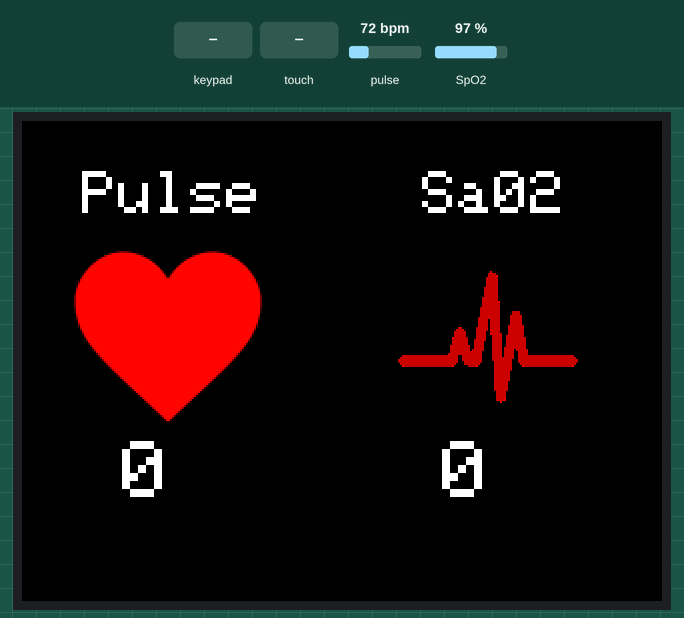
This sketch was run on a simulated ESP32. Shown: 320×240 colour display. The test bench sets the inputs (shaded band); at power-on: pulse 72 bpm, SpO2 97 %. The local clock reads 2024-03-15 10:24:30 at power-on unless the sketch sets it; storage starts empty; what the sketch prints to the serial monitor is not drawn.

Above: at 1.6 s.
1.7 s: key 'B' pressed
At 2.6 s:
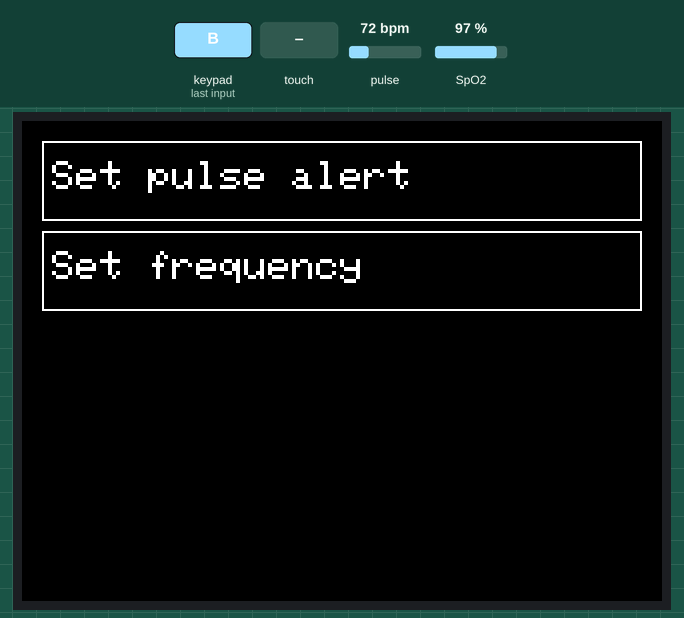
3.4 s: touch panel pressed at 13 % / 10 % of its raw x / y range
At 4.2 s:
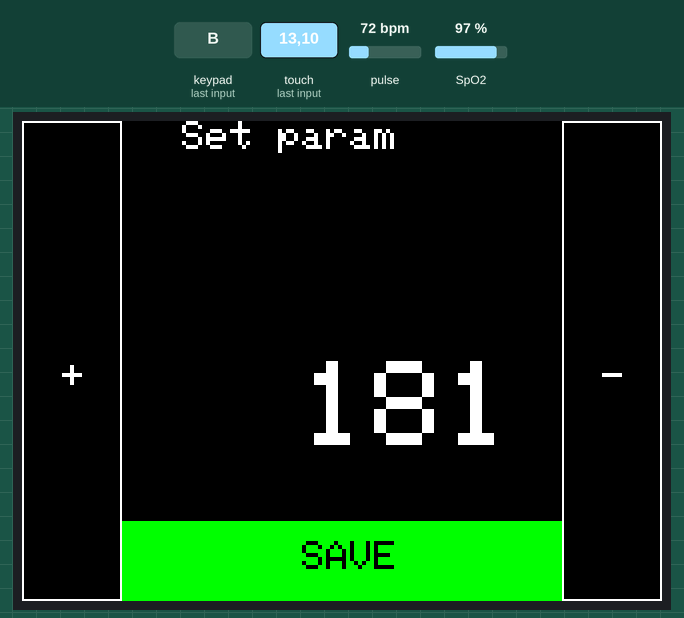
5.0 s: key 'A' pressed
At 6.1 s:
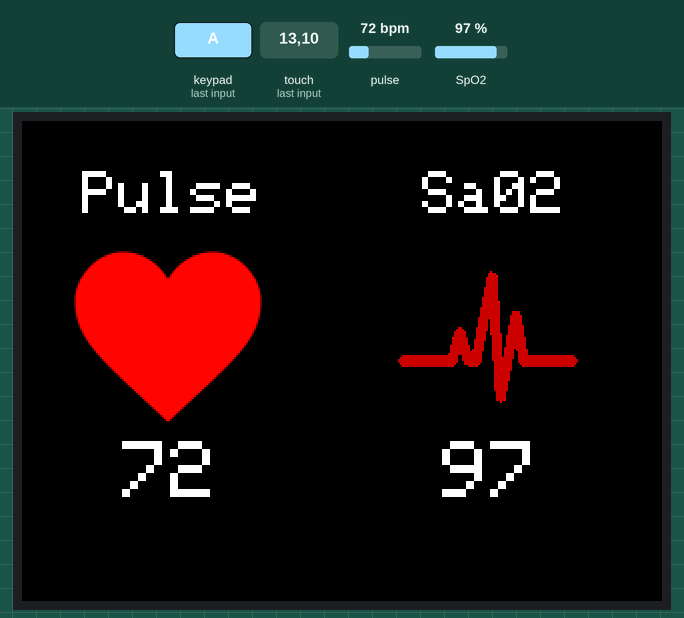
6.8 s: touch panel pressed at 38 % / 10 % of its raw x / y range
At 7.8 s:
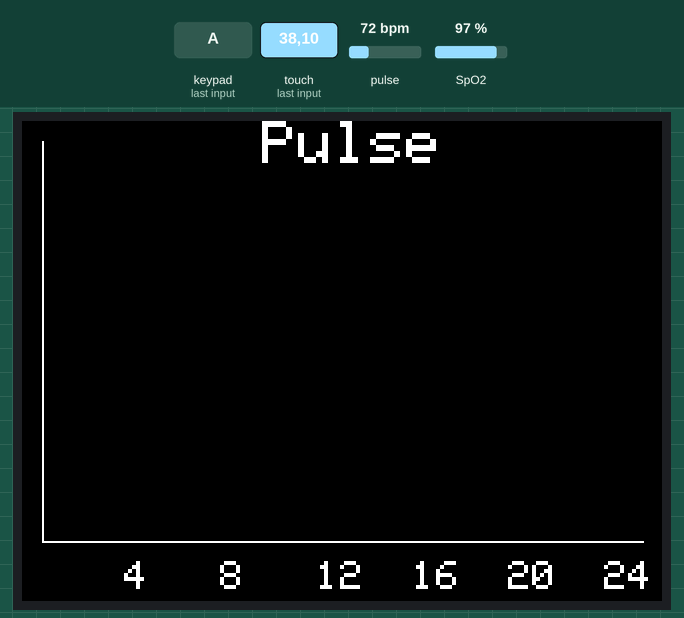
8.3 s: key 'C' pressed
At 9.2 s:
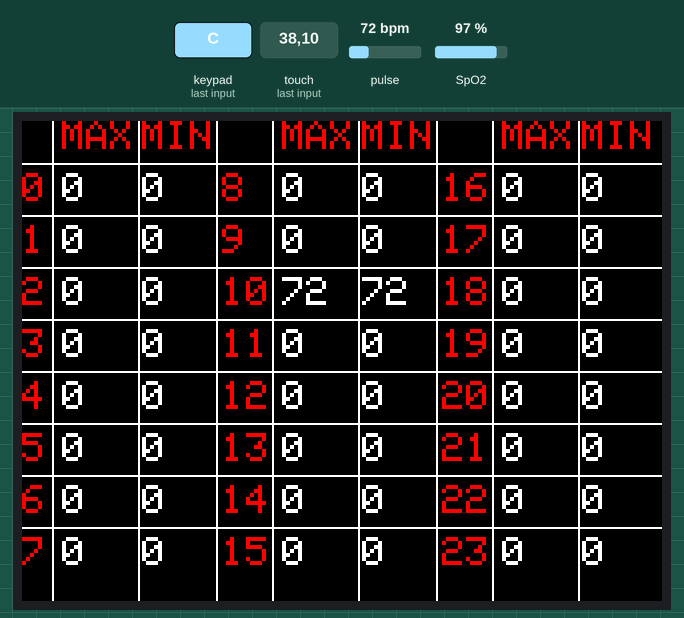
10.0 s: touch panel pressed at 13 % / 90 % of its raw x / y range
At 11.5 s:
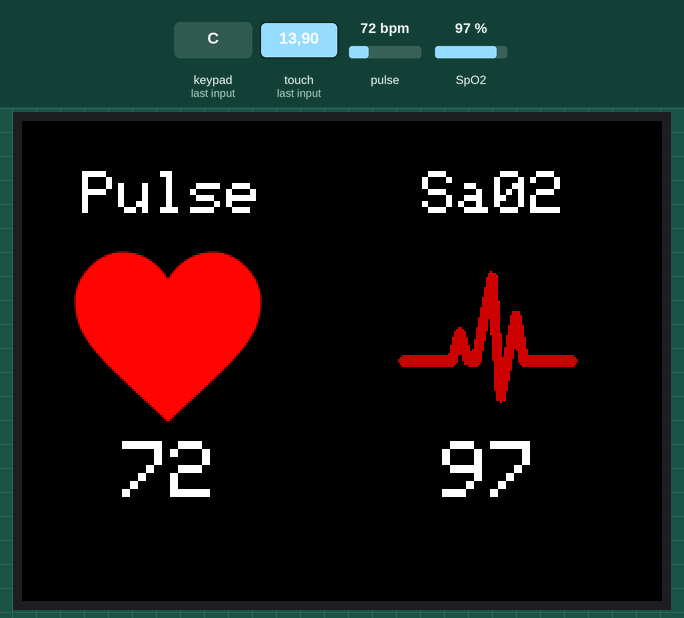
Timing chart, 0 to 12.6 s (numbered marks = the images above; inputs shaded):
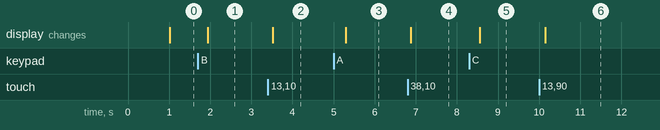

The sketch:

projekt1.ino
```cpp
#include <M5Core2.h>
#include <Wire.h>
#include "MAX30100_PulseOximeter.h"
#include "heart1.h"
#include "pulse1.h"
#include "FS.h"
#include "SD.h"
#include "SPI.h"

#define MAIN_HEIGHT 200
#define BUTTOM_HEIGHT 40
#define MAIN_WIDTH 150

#define REPORTING_PERIOD_MS 1000

//Struktura do zapisu danych
struct Data {
  uint8_t max; //maksymalna wartosc
  uint8_t min; //minimalna wartosc
};

//Data oraz godzina
RTC_TimeTypeDef RTCtime;
RTC_DateTypeDef RTCDate;

//GLOWNE DANE PROGRAMOWE
struct Data PULSE[24]; //Lista typu Data do zapisu parametrow pulsu z dnia
struct Data SPO2[24]; //Lista typu Data do zapisu parametrow SpO2 z dnia
uint8_t Heart_rate = 0; //Puls chwilowy
uint8_t Spo2 = 0; //SpO2 chwilowe
uint8_t frequency = 1; //Czestotliwosc pomiarow, co ile sekund
uint8_t alert_lv = 180; //Poziom alertu pulsu
uint32_t tsLastReport = 0; //Wartosc czasowa ostatniego pomiaru
uint32_t tsLastSave = 0; // Wartość czasowa ostatniego zapisu
char* screenType[2] = {"Pulse", "Sa02"};

//STANY
bool touchPressed = false;
bool isHomeScreen = true;
bool isSettingsScreen = false;
bool isChangeParamScreen = false;
bool isGraphScreen = false;


//ZMIENNE POMOCNICZE
char path[32]; //buffor na sciezke do pliku
char buff[1012]; //buffor na dane z pliku
uint8_t *changing_param = NULL; //zmienna na wskaznik zmienianego parametru
uint8_t changing_param_value; //Zmienna na wartosc zmienianiego parametru
uint8_t chosenType = 0; //Wybrany typ PULSE, SPO2
TouchPoint_t touchPos;

//CZUJNIKI
PulseOximeter pox;

///PRZYCISKI WIRTUALNE

//Przyciski ekranu startowego
HotZone Btn_Pulse(10, 0, 10 + MAIN_WIDTH, MAIN_HEIGHT); //Przejscie do wykresu plusu
HotZone Btn_Sa02(160, 0, 160 + MAIN_WIDTH, MAIN_HEIGHT); //Przejscie do wykresu SPO2

//Przyciski ekranu ustawień
HotZone Btn_Option1(10, 10, 300, 50); //Przejscie do ustawień poziomu alertu
HotZone Btn_Option2(10, 55, 300, 95); //Przejscie do ustawień czestotliwości

//Przyciski ekranu zmiany wartości parametru
HotZone Btn_Save(50, 200, 270, 240); //Zapis wartości
HotZone Btn_Up(0, 0, 50, 240); //Zwiększenie wartości
HotZone Btn_Dn(270, 0, 320, 240); //Zmniejszenie wartości

//Przyciski emitujące dedykowane przyciski
HotZone Btn_A(0, 200, 100, 240); //Przycisk A
HotZone Btn_B(110, 200, 210, 240); //Przycisk B
HotZone Btn_C(220, 200, 320, 240); //Przycisk C

//Funkcja do restartowania stanow
void resetState()
{
  isHomeScreen = false;
  isSettingsScreen = false;
  isChangeParamScreen = false;
  isGraphScreen = false;
}

//Funkcja potrzebna do działania czujnika
void onBeatDetected()
{
  printHRandSPO2(true);
}

void printHRandSPO2(bool beat)
{
    if( (int)pox.getHeartRate() < 220 && (int)pox.getHeartRate() > 0)
      Heart_rate = (int)pox.getHeartRate();

    if(pox.getSpO2() < 100 && pox.getSpO2() > 0)
      Spo2 = pox.getSpO2();
}

//**************************************//
//*** OBSLUGA PLIKU I DANYCH Z PLIKU ***//
//**************************************//

//Funkcja do odczytu danych z pliku
void readDataFromFile(int type)
{
  sprintf(buff, "\0");
  M5.Rtc.GetDate(&RTCDate);
  //Przygotowanie sciezki do pliku na podstawie daty oraz parametru
  sprintf(path, "/%02d_%02d_%02d_%s.txt", RTCDate.Date, RTCDate.Month, RTCDate.Year, screenType[type]);

  //Otwarcie pliku do odczytu
  File myFile = SD.open(path);

  if (myFile) {
    Serial.println("OPEN FILE");
    int i = 0;
    while(myFile.available())
    {
      //Pobieranie znaku z pliku
      char inChar = myFile.read();
      //Wpisanie znaku do buffora
      buff[i] = inChar;
      i++;
    }
    buff[i] = '\0';
    //Zamkniecie pliku
    myFile.close();
    Serial.println("CLOSE FILE");

  } else
  {
    Serial.println("Failed to open file for reading");
  }
}

//Funkcja do zapisu zmiennych z buffora do tablicy danych
void saveDataFromFile(struct Data toSave[]) {
  char param[4] = "   ";
  uint8_t data[3];
  uint8_t data_l = 0;
  uint8_t i = 0;
  for(int z = 0; buff[z] != '\0'; z++)
  {
    //Gdy znak jest spacja, nowa linia lub zakonczeniem pliku
    //wpisz dane do tablicy
    if(buff[z] == ' ' || buff[z] == '\n' || buff[z] == '\0')
    {
      data[data_l] = atoi(param);
      data_l++;
      if(data_l > 2)
      {
        data_l = 0;
        toSave[data[0]].max = data[1];
        toSave[data[0]].min = data[2];
      }
      param[1] = ' ';
      i = 0;
    }
    //Wpisywanie znaków do buffora
    else
    {
      param[i] = buff[z];
      i++;
    }
  }
}

void readAndSave(struct Data toSave[], int type)
{
  readDataFromFile(type);
  saveDataFromFile(toSave);
}

//Funkcja do nadpisywania danych z tablicy do pliku
void saveDataToFile(int type) {

  //Wczytanie danych z pliku do buffora
  readDataFromFile(type);

  //Wczytanie ostatniej lini z buffora
  char *lastLine = strrchr(buff, '\n');
  uint8_t N = RTCtime.Hours;

  //Modyfikowanie ostatniej lini
  sprintf(lastLine, "%d %d %d", N, PULSE[N].max, PULSE[N].min);

  //Serial.println(lastLine);

  //Otworzenie pliku z obcją pisanie
  File myFile = SD.open("/example.txt", FILE_WRITE);
  if (!myFile) {
    Serial.println("Failed to open file for writing");
    return;
  }

  //Wpisanie zmodyfikowanego buffora do pliku
  myFile.print(buff);

  //Zamkniecie pliku
  myFile.close();
}


//Funcja do przypisania dancy do tablicy
void saveParameters()
{
  M5.Rtc.GetTime(&RTCtime); //odczytanie i przypisanie godziny do zmiennej
  uint8_t N = RTCtime.Hours;

  if(PULSE[N].max != NULL && PULSE[N].min != NULL && Heart_rate > 30)
  {
    if(Heart_rate > PULSE[N].max) PULSE[N].max = Heart_rate;
    if(Heart_rate < PULSE[N].min) PULSE[N].min = Heart_rate;
  }
  else
  {
    PULSE[N].max = Heart_rate;
    PULSE[N].min = Heart_rate;
  }

  if(SPO2[N].max != NULL && SPO2[N].min != NULL && Spo2 > 30)
  {
    if(Spo2 > SPO2[N].max) SPO2[N].max = Spo2;
    if(Spo2 < SPO2[N].min) SPO2[N].min = Spo2;
  }
  else
  {
    SPO2[N].max = Spo2;
    SPO2[N].min = Spo2;
  }
}

//************************//
//*** FUNKCJE RYSUJĄCE ***//
//************************//

//Funkcja do rysowania ekranu startowego
void drawStartingScreen()
{
  resetState();
  isHomeScreen = true;
  M5.Lcd.clear();
  M5.Lcd.setTextSize(3);


  M5.Lcd.setCursor(30, 25);
  M5.Lcd.print("Pulse");

  M5.Lcd.setCursor(200, 25);
  M5.Lcd.print("Sa02");

  M5.Lcd.drawBitmap(25, 60, 96, 96, heart1); //rysowanie ikony pulsu
  M5.Lcd.drawBitmap(185, 60, 96, 96, pulse1); //rysowanie ikony dla SpO2
}

//Funkcja wypisujaca wartosci chwilowe na ekranie startowym
void drawParameters()
{
    M5.Lcd.fillRect(0, 160, 320, 40, BLACK);
    M5.Lcd.setTextSize(4);

    //Wypisywanie parametru pulsu na ekranie
    M5.Lcd.setCursor(50, MAIN_HEIGHT - 40);
    M5.Lcd.print(Heart_rate);

    //Wypisywanie parametru SpO2 na ekranie
    M5.Lcd.setCursor(210, MAIN_HEIGHT - 40);
    M5.Lcd.print(Spo2);

    //Sprawdzanie czy wlaczyc alert
    vibrationAlert(Heart_rate);
}

//Funkcja do rysowania osi na wykresie
void drawAxes()
{
  M5.Lcd.drawLine(10, 10, 10, 210, WHITE);
  M5.Lcd.drawLine(10, 210, 310, 210, WHITE);
}

//Funkcja rysujaca wykres slupkowy, parametry przyjmowane
//struktura danych oraz typ 0 -> PULSE, 1 -> SPO2
void  drawGraph(struct Data toDraw[], int type) {
  uint8_t max = 0;

  //Ustawianie skali do wykresow
  if(type == 0) max = 220; //220 zakladane maksymalne tetno
  if(type == 1) max = 100; //SPO2 podawane jest w %

  //toDraw[23].min = 50;

  for(int i=0; i<24; i++)
  {
    if(toDraw[i].max != NULL && toDraw[i].min != NULL &&  toDraw[i].max + toDraw[i].min != 0)
    {
      uint8_t y0 = 10 + ((max - toDraw[i].max)*200)/max; //y0 slupka
      uint8_t height = ((toDraw[i].max - toDraw[i].min)*200)/max; //wysokosc slupka
      M5.Lcd.fillRoundRect(15 + 12*i, y0, 8, height, 0, RED);
    }

    //Rysowanie wartosci na osi Y
    if( i%4 == 3)
    {
      M5.Lcd.setTextSize(2);
      M5.Lcd.setCursor(15 + 12*i, 220);
      M5.Lcd.print(i+1);
    }
  }
}

//Funkcja do rysowania ekrany z wykresem
void drawGraphScreen(int type)
{
  chosenType = type;
  resetState();
  isGraphScreen = true;
  M5.Lcd.fillScreen(BLACK);
  M5.Lcd.setTextSize(3);
  M5.Lcd.setCursor(120, 0);
  M5.Lcd.print(screenType[type]);
  drawAxes();
  if(type == 0) drawGraph(PULSE, type);
  if(type == 1) drawGraph(SPO2, type);

}

//Funkcja do rysowania ekranu ustawien
void drawSettingsScreen()
{
  resetState();
  isSettingsScreen = true;
  M5.Lcd.clear();
  M5.Lcd.setTextDatum(5);
  M5.Lcd.setTextSize(2);

  //Wizalizacja przycisku do ustawiania poziomu alertu
  M5.Lcd.drawRect(10, 10, 300, 40, WHITE);
  M5.Lcd.setCursor(15, 20);
  M5.Lcd.print("Set pulse alert");

  //Wizalizacja przycisku do ustawiania czestotliwosci pomiaru
  M5.Lcd.drawRect(10, 55, 300, 40, WHITE);
  M5.Lcd.setCursor(15, 65);
  M5.Lcd.print("Set frequency");
}

//Funkcja do rysowania ekranu zmiany parametru
void drawChangeParamScreen()
{
  resetState();
  isChangeParamScreen = true;
  M5.Lcd.clear();
  M5.Lcd.setCursor(80, 0);
  M5.Lcd.print("Set param");

  //Wizalizacja przycisku akceptacji zapisu
  M5.Lcd.fillRect(50, 200, 220, 40, GREEN);
  M5.Lcd.setTextColor(BLACK);
  M5.Lcd.setCursor(140, 210);
  M5.Lcd.print("SAVE");

  //Wizalizacja przycisku zwiekszania wartosci
  M5.Lcd.drawRect(0, 0, 50, 240, WHITE);
  M5.Lcd.setTextColor(WHITE);
  M5.Lcd.setCursor(20, 120);
  M5.Lcd.print("+");

  //Wizalizacja przycisku zmniejszania wartosci
  M5.Lcd.drawRect(270, 0, 50, 240, WHITE);
  M5.Lcd.setCursor(290, 120);
  M5.Lcd.print("-");
  //Rysowanie wartosc zmienianiego parametru
  newParamValue();
}

//Funkcja do rysowania parametru z ekranu zmiany
void newParamValue()
{
  M5.Lcd.setTextSize(6);
  M5.Lcd.setCursor(140, 120);
  M5.Lcd.fillRect(100, 100, 150, 80, BLACK);
  M5.Lcd.print(changing_param_value);
  M5.Lcd.setTextSize(2);
}

//Funkcja do rysowania tebeli z wartosciami w zaleznisci
//od wybranego parametru
void drawTable(struct Data data[])
{
  M5.Lcd.clear();
  M5.Lcd.setTextSize(2);
  M5.Lcd.setTextColor(RED);

  //Wypisywanie MAX i MIN do tabeli
  for(int i = 0; i < 3; i++)
  {
    M5.Lcd.setCursor(20 + 110*i,0);
    M5.Lcd.print("MAX");

    M5.Lcd.setCursor(60 + 110*i,0);
    M5.Lcd.print("MIN");
  }

  //Rysowanie lin pionowych
  M5.Lcd.drawLine(15, 0, 15, 240, WHITE);
  M5.Lcd.drawLine(97, 0, 97, 240, WHITE);
  M5.Lcd.drawLine(125, 0, 125, 240, WHITE);
  M5.Lcd.drawLine(207, 0, 207, 240, WHITE);
  M5.Lcd.drawLine(235, 0, 235, 240, WHITE);
  M5.Lcd.drawLine(58, 0, 58, 240, WHITE);
  M5.Lcd.drawLine(168, 0, 168, 240, WHITE);
  M5.Lcd.drawLine(278, 0, 278, 240, WHITE);

  for(int i = 0; i < 24; i++)
  {
    M5.Lcd.setTextColor(WHITE);

    //Rysowanie pierwszej kolumny
    if(i<8)
    {
      M5.Lcd.drawLine(0, 26*i + 21, 320, 26*i + 21, WHITE);
      M5.Lcd.setCursor(20, 26*i + 26);
      M5.Lcd.print(data[i].max);
      M5.Lcd.setCursor(60, 26*i + 26);
      M5.Lcd.print(data[i].min);
      M5.Lcd.setCursor(0, 26*i + 26);

    } else if(i<16) //Rysowanie drugiej kolumny
    {
      M5.Lcd.setCursor(130, 26*(i-8) + 26);
      M5.Lcd.print(data[i].max);
      M5.Lcd.setCursor(170, 26*(i-8) + 26);
      M5.Lcd.print(data[i].min);
      M5.Lcd.setCursor(100, 26*(i-8) + 26);
    }
    else //Rysowanie trzeciej kolumny
    {
      M5.Lcd.setCursor(240, 26*(i-16) + 26);
      M5.Lcd.print(data[i].max);
      M5.Lcd.setCursor(280, 26*(i-16) + 26);
      M5.Lcd.print(data[i].min);
      M5.Lcd.setCursor(210, 26*(i-16) + 26);
    }
    M5.Lcd.setTextColor(RED);

    //Wypisanie godziny do tabeli
    M5.Lcd.print(i);
  }
  M5.Lcd.setTextColor(WHITE);
}

//Funkcja do rysowania ekranu z tabela
void drawTableScreen(int type)
{
  if(type == 0) drawTable(PULSE);
  if(type == 1) drawTable(SPO2);
}

void vibrationAlert(int hr)
{
  if(hr > alert_lv) M5.Axp.SetLDOEnable(3, true);
  else M5.Axp.SetLDOEnable(3, false);
}

void setup()
{
  M5.begin();
  Wire.begin();
  Serial.begin(9600);
  SD.begin();

  //Inicjalizacja czujnika
  pox.begin();
  //Ustawienie odpowiedniego sposobu dzialania czujnika
  pox.setIRLedCurrent(MAX30100_LED_CURR_7_6MA);
  //Na wykrycie pulsu wywolanie funkcji
  pox.setOnBeatDetectedCallback(onBeatDetected);

  //Rysowanie ekranu startowego
  drawStartingScreen();

  //Pobranie i zapisanie dacnych
  readAndSave(PULSE, 0);
  readAndSave(SPO2, 1);
}

//*** Glowna petla programu ***//
void loop()
{
  M5.update();
  pox.update();
  touchPos = M5.Touch.getPressPoint();

  //Sprawdzanie czy ekran został dotkniety
  if ((touchPos.x != -1) && (touchPressed == false)) {
    touchPressed = true;

    //Jesli wyswietlany jest ekran poczatkowy, sprawdza czy
    //dotkniety zostal, ktorys z przyciskow
    if(isHomeScreen == true)
    {
      //Gdy dotkniety zostal przycisk, ktorys z przyciskow
      //rysowany jest ekran z wykresem
      if (Btn_Pulse.inHotZone(touchPos)) drawGraphScreen(0);
      if (Btn_Sa02.inHotZone(touchPos))  drawGraphScreen(1);
    }

    //Jesli wyswietlany jest ekran ustawien, sprawdza czy
    //dotkniety zostal, ktorys z przyciskow
    if(isSettingsScreen == true)
    {
      //Sprawdzanie czy dotkniety zostal przycisk do ustawien
      //alertu
      if (Btn_Option1.inHotZone(touchPos))
        {
          //Przypiusywanie obecnej wartosci poziomu alertu
          //i jej adresu, do zmiennych pomocniczych
          changing_param = &alert_lv;
          changing_param_value = *changing_param;

          //Rysowanie ekranu zmiany parametru
          drawChangeParamScreen();
        }

      //Sprawdzanie czy dotkniety zostal przycisk do ustawien
      //czestotliwosci
      if (Btn_Option2.inHotZone(touchPos))
        {
          //Przypiusywanie obecnej wartosci czestotliwosci
          //i jej adresu, do zmiennych pomocniczych
          changing_param = &frequency;
          changing_param_value = *changing_param;

          //Rysowanie ekranu zmiany parametru
          drawChangeParamScreen();
        }
    }

    //Jesli wyswietlany jest ekran zmiany parametru, sprawdza czy
    //dotkniety zostal, ktorys z przyciskow
    if(isChangeParamScreen == true)
    {
      //Sprawdzanie czy dotkniety zostal przycisk zwiekszajacy wartosc
      //parametru
      if (Btn_Up.inHotZone(touchPos) && changing_param_value >= 0)
      {
        changing_param_value += 1;
        newParamValue();
      }

      //Sprawdzanie czy dotkniety zostal przycisk zmniejszajacy wartosc
      //parametru
      if (Btn_Dn.inHotZone(touchPos) && changing_param_value >= 0)
      {
        changing_param_value -= 1;
        if(changing_param_value < 0) changing_param_value = 0;
        newParamValue();
      }

      //Sprawdzanie czy dotkniety zostal przycisk do zapisu wartosci
      if (Btn_Save.inHotZone(touchPos))
      {
        *changing_param = changing_param_value;
      }
    }

    //Obsluga wirtualnych przyciskow emitujacych, przyciski dedykowane

    //Przycisk A odpowiedzialny za rysowanie ekranu startowego
    if (Btn_A.inHotZone(touchPos) && !isChangeParamScreen) drawStartingScreen();

    //Przycisk B odpowiedzialny za rysowanie ekranu ustawien
    if (Btn_B.inHotZone(touchPos)) drawSettingsScreen();

    ////Przycisk C odpowiedzialny za rysowanie ekranu z tablica wartosci
    if (Btn_C.inHotZone(touchPos) && isGraphScreen && !isChangeParamScreen) drawTableScreen(chosenType);
  }
  else if (touchPos.x == -1) {
    touchPressed = false;
  }

  //Przycisk A odpowiedzialny za rysowanie ekranu startowego
  if (M5.BtnA.wasReleased() || M5.BtnA.pressedFor(1000, 200)) drawStartingScreen();

  //Przycisk B odpowiedzialny za rysowanie ekranu ustawien
  if (M5.BtnB.wasReleased() || M5.BtnB.pressedFor(1000, 200)) drawSettingsScreen();

  ////Przycisk C odpowiedzialny za rysowanie ekranu z tablica wartosci
  if ((M5.BtnC.wasReleased() || M5.BtnC.pressedFor(1000, 200)) && isGraphScreen)  drawTableScreen(chosenType);

  if(isHomeScreen)
  {
    //Wypisywanie wartosci na ekranie startowym co okreslony czas
    if (millis() - tsLastReport > REPORTING_PERIOD_MS * frequency)
    {
      drawParameters();
      saveParameters();
      tsLastReport = millis();
    }
    /*
    //Zapisywanie danych do pliku co okreslony czas
    if (millis() - tsLastSave > REPORTING_PERIOD_MS * 10)
    {
      pox.shutdown();
      Serial.println("SAVE DATA");
      saveDataToFile(0);
      tsLastSave = millis();
      pox.resume();
    }
    */
  }
}
```

Source omitted: heart1.h (data table, 89050 bytes), pulse1.h (data table, 89050 bytes)

Measured:
- after the input at 1.7 s, the display: changes after 0.24 s (image 1)
- after the input at 3.4 s, the display: changes after 0.12 s (image 2)
- after the input at 5.0 s, the display: changes after 0.30 s (image 3)
- after the input at 6.8 s, the display: changes after 0.08 s (image 4)
- after the input at 8.3 s, the display: changes after 0.25 s (image 5)
- after the input at 10.0 s, the display: changes after 0.15 s (image 6)
